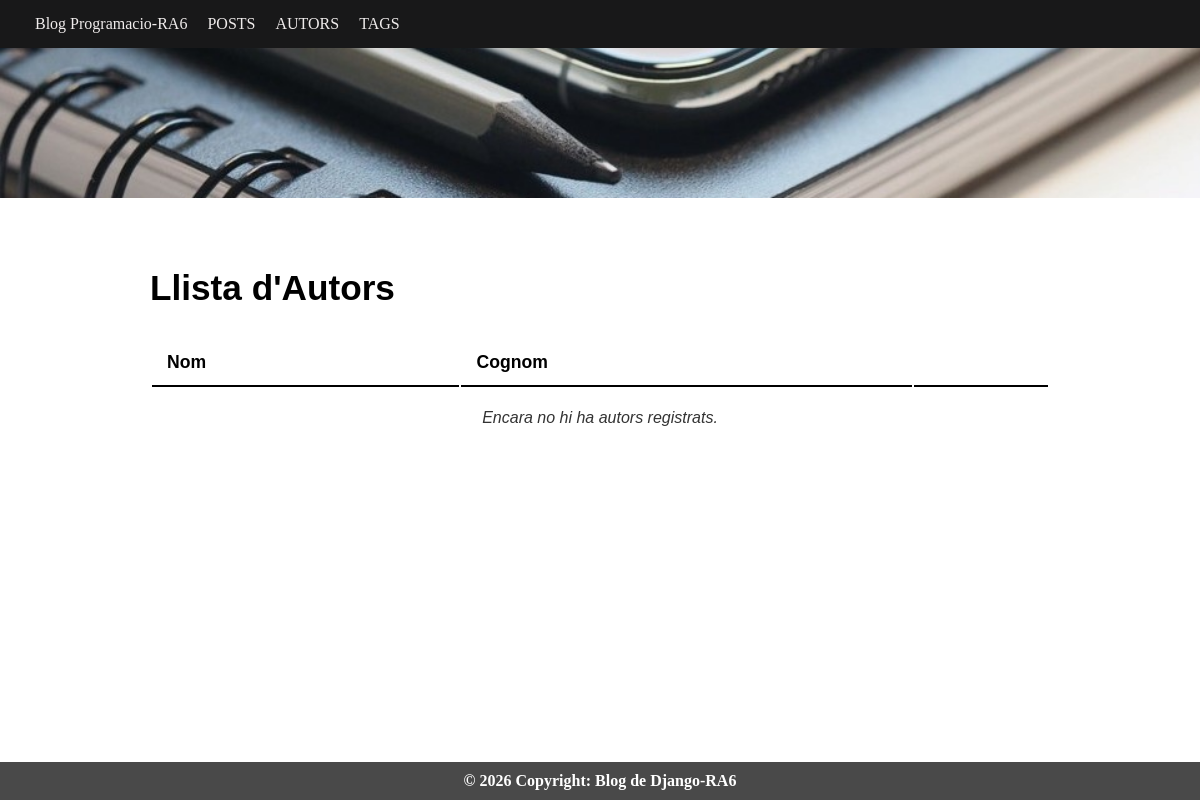
Page /autors/ on the earlier database version.
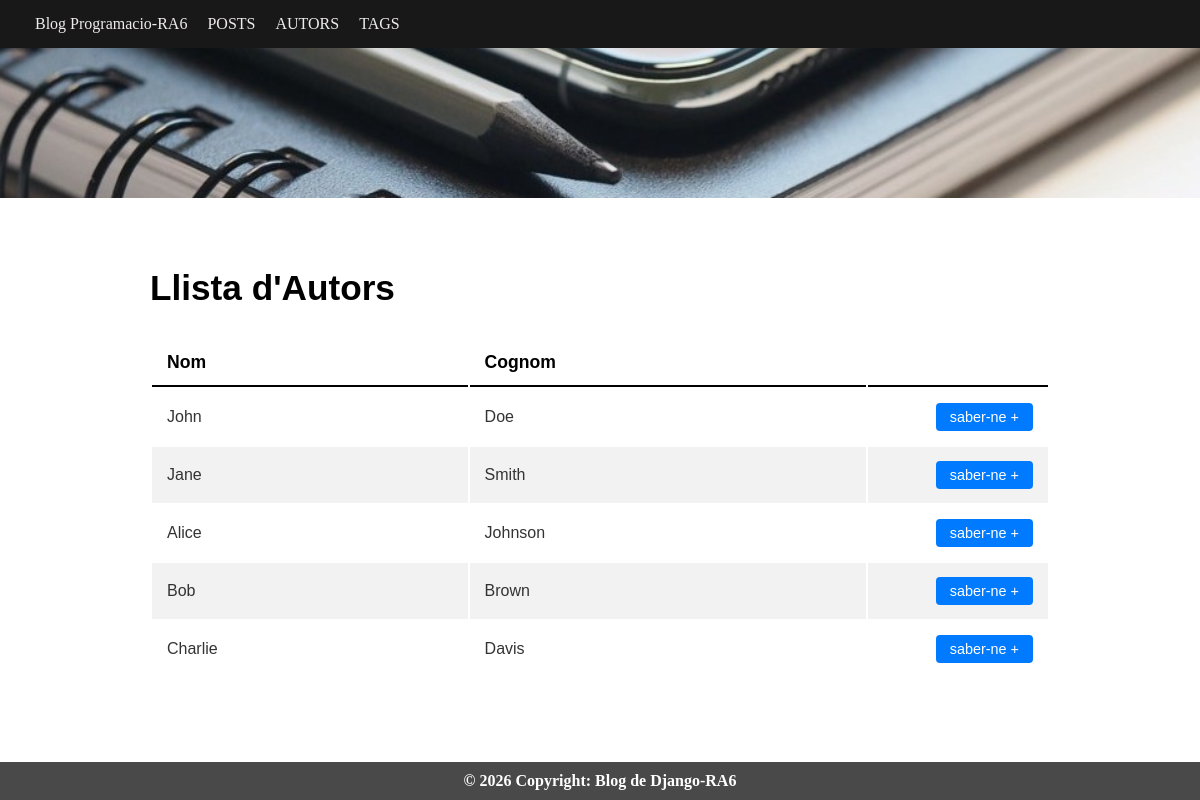
Same page on the later database version.
### blog/models.py (models this page shows, shortened)
class Autor(models.Model):
    nom = models.CharField(max_length=15)
    cognom = models.CharField(max_length=15)
    adreça = models.EmailField()

### blog/views.py (the view)
# urls.py: path('autors/', views.authors_list, name="autors-page"),
def authors_list(request):
    autors = Autor.objects.all()
    return render(request, "blog/autors.html", {
        "autors": autors
    })

### blog/templates/blog/autors.html (shortened to what this page needs)
{% extends 'base.html' %}
{% block content %}
<div class="table-section">
    <h1 class="table-title">Llista d'Autors</h1>
    <table class="autors-table">
        <thead>
            <tr>
                <th>Nom</th>
                <th>Cognom</th>
                <th></th> </tr>
        </thead>
        <tbody>
            {% for autor in autors %}
                <tr>
                    <td>{{ autor.nom }}</td>
                    <td>{{ autor.cognom }}</td>
                    <td class="action-cell">
                        <a href="{% url 'author-detail' autor.id %}" class="btn-saberne">
                            saber-ne +
                        </a>
                    </td>
                </tr>
            {% empty %}
                <tr>
                    <td colspan="3" class="empty-row">Encara no hi ha autors registrats.</td>
                </tr>
            {% endfor %}
        </tbody>
    </table>
</div>
{% endblock %}

### templates/base.html (shortened to what this page needs)
{% load static %}
<!DOCTYPE html>
<html lang="en">
<head>
    <link rel="stylesheet" href="{% static 'blog/css/styles.css' %}">
</head>
<body>
    <nav class="main-nav">
        <div class="main-div">
            <ul class="main-links">
                <li><a href="{% url 'starting-page' %}">Blog Programacio-RA6</a></li>
                <li><a href="{% url 'posts-page' %}">POSTS</a></li>
                <li><a href="{% url 'autors-page' %}">AUTORS</a></li>
                <li><a href="{% url 'tags-page' %}">TAGS</a></li>
            </ul>
        </div>
    </nav>
    <img src="{% static 'blog/images/banner.jpg' %}" alt="Banner del blog" class="main-banner">
    <main class="main-content">
            {% block content %} {% endblock %}
    </main>
    <footer class="main-footer"><strong>© 2026 Copyright: Blog de Django-RA6</strong></footer>
</body>
</html>

### blog/static/blog/css/styles.css (style rules this page uses)
body { margin: 0px; padding: 0px; display: flex; flex-direction: column; min-height: 100vh; }
.main-nav { background-color: #181819; margin: 0px; padding: 5px; }
.main-div { padding: 0 20px; }
.main-links { list-style: none; display: flex; padding: 10px; gap: 20px; margin: 0px; }
.main-links a { text-decoration: none; color: rgb(240, 236, 236); }
.main-banner { height: 150px; object-fit: cover; }
.main-content { padding: 20px; flex-grow: 1; }
.table-section { max-width: 900px; margin: 50px auto; padding: 0 20px; font-family: sans-serif; }
.table-title { font-size: 2.2rem; color: black; margin-bottom: 30px; text-align: left; }
.autors-table { width: 100%; margin-bottom: 40px; }
.autors-table thead th { text-align: left; font-size: 1.1rem; font-weight: bold; color: black; padding: 12px 15px; border-bottom: 2px solid black; }
.autors-table tbody td { padding: 14px 15px; font-size: 1rem; color: #333333; }
.autors-table tbody tr:nth-child(even) { background-color: #f2f2f2; }
.action-cell { text-align: right; width: 150px; }
.btn-saberne { display: inline-block; background-color: #007bff; color: white; text-decoration: none; padding: 6px 14px; border-radius: 4px; font-size: 0.9rem; font-weight: 500; transition: background-color 0.2s; }
.main-footer { background-color: rgb(73, 73, 73); color: white; text-align: center; padding: 10px; margin: 0px; }

Differences in the rows shown:
added Autor: nom "John", cognom "Doe"
added Autor: nom "Jane", cognom "Smith"
added Autor: nom "Alice", cognom "Johnson"
added Autor: nom "Bob", cognom "Brown"
added Autor: nom "Charlie", cognom "Davis"
Other differences:
text no longer shown: "Encara no hi ha autors registrats."
